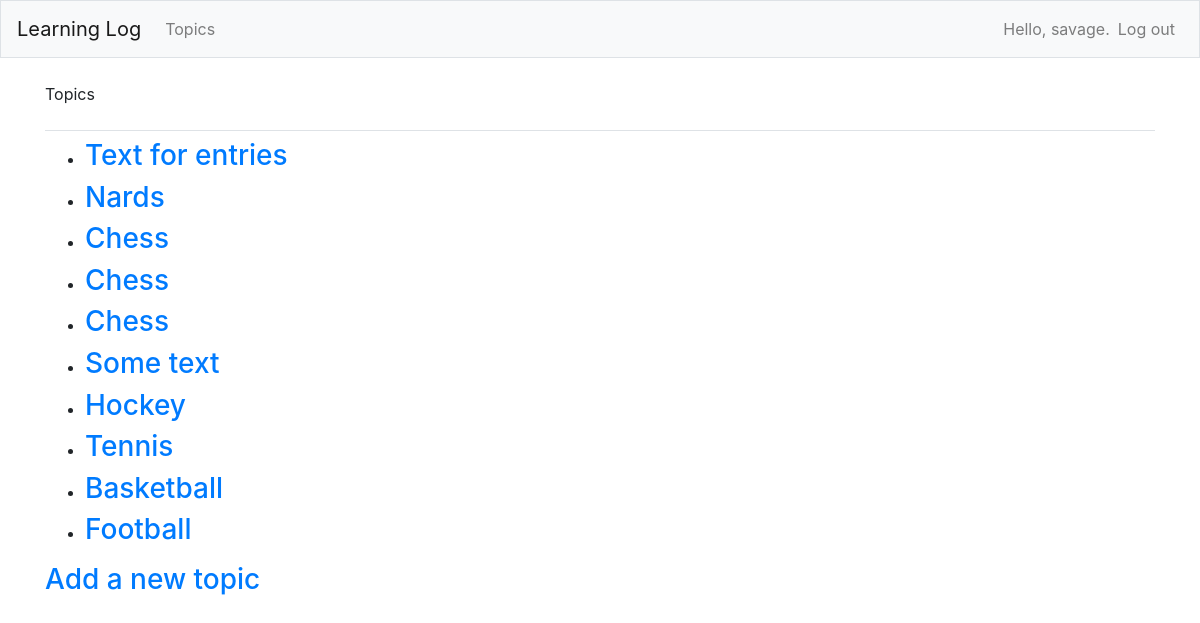
The app's page /topics/ (signed in) with its own data.
### learning_logs/models.py (models this page shows)
class Topic(models.Model):
    text = models.CharField(max_length=200)
    date_added = models.DateTimeField(auto_now_add=True)
    owner = models.ForeignKey(User, on_delete=models.CASCADE)
    def __str__(self):
        return self.text

### learning_logs/views.py (the view)
# urls.py: path('topics/', views.topics, name='topics'),
@login_required
def topics(request):
    topics = Topic.objects.filter(owner=request.user).order_by('-date_added')
    context = {'topics': topics}
    return render(request, 'learning_logs/topics.html', context)

### learning_logs/templates/learning_logs/topics.html
{% extends "learning_logs/base.html" %}
{% block page_header %}
  <p>Topics</p>
{% endblock page_header %}
{% block content %}
  <ul>
    {% for topic in topics %}
      <li>
          <h3><a href="{% url 'learning_logs:topic' topic.id %}">{{ topic }}</a></h3>
      </li>
    {% empty %}
      <li><h3>No topics have been added yet.</h3></li>
    {% endfor %}
  </ul>
  <h3><a href="{% url 'learning_logs:new_topic' %}">Add a new topic</a></h3>
{% endblock content %}

### learning_logs/templates/learning_logs/base.html (shortened to what this page needs)
<html lang="en"><head></head><body>{% load bootstrap4 %}
  {% bootstrap_css %}
  <nav class="navbar navbar-expand-md navbar-light bg-light mb-4 border">
    <a class="navbar-brand" href="{% url 'learning_logs:index'%}">
        Learning Log</a>
    <div class="collapse navbar-collapse" id="navbarCollapse">
      <ul class="navbar-nav mr-auto">
        <li class="nav-item">
          <a class="nav-link" href="{% url 'learning_logs:topics'%}">
              Topics</a></li>
      </ul>
      <ul class="navbar-nav ml-auto">
        {% if user.is_authenticated %}
          <li class="nav-item">
            <span class="navbar-text">Hello, {{ user.username }}.</span>
          </li>
          <li class="nav-item">
            <a class="nav-link" href="{% url 'users:logout' %}">Log out</a>
          </li>
        {% else %}
          <li class="nav-item">
            <a class="nav-link" href="{% url 'users:register' %}">Register</a>
          </li>
          <li class="nav-item">
            <a class="nav-link" href="{% url 'users:login' %}">Log in</a></li>
        {% endif %}
      </ul>
    </div>
  </nav>
  <main role="main" class="container">
    <div class="pb-2 mb-2 border-bottom">
      {% block page_header %}{% endblock page_header %}
    </div>
    <div>
      {% block content %}{% endblock content %}
    </div>
  </main>
</body></html>

### records on screen
Topic: text "Text for entries"
Topic: text "Nards"
Topic: text "Chess"
Topic: text "Chess"
Topic: text "Chess"
Topic: text "Some text"
Topic: text "Hockey"
Topic: text "Tennis"
Topic: text "Basketball"
Topic: text "Football"

### other values on screen
{{ user.username }} "savage"
